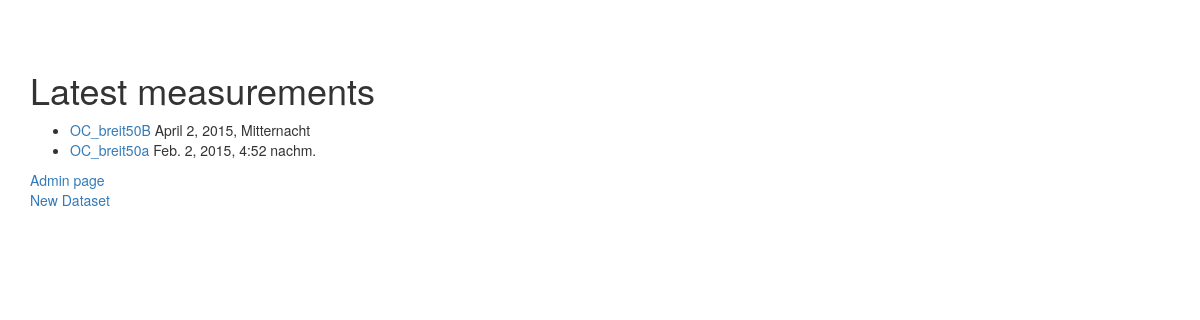
The page / on the database its author committed.
### stdb/models.py (models this page shows, shortened)
class Dataset(models.Model):
    name = models.CharField(max_length=200, unique=True)
    flask_name = models.CharField(max_length=200)
    formula = models.CharField(max_length=200)
    machine = models.CharField(max_length=200)
    operator = models.CharField(max_length=200, verbose_name='Who measured the structure?')
    measure_date = models.DateTimeField(verbose_name='date measured')
    received = models.DateField(verbose_name='date received', blank=True, null=True)
    output = models.DateField(verbose_name='date outgoing', blank=True, null=True)
    crystal_size_x = models.FloatField(max_length=4, default=0, blank=True,
                                       validators = [MinValueValidator(0), MaxValueValidator(500)])
    crystal_size_y = models.FloatField(max_length=4, default=0, blank=True,
                                       validators=[MinValueValidator(0), MaxValueValidator(500)])
    crystal_size_z = models.FloatField(max_length=4, default=0, blank=True,
                                       validators=[MinValueValidator(0), MaxValueValidator(500)])
    customer = models.CharField(max_length=100, blank=True)
    is_publishable = models.BooleanField(default=False)
    comment = models.TextField(max_length=2000, blank=True)
    cell_a = models.FloatField(max_length=8, default=0, verbose_name='a', validators = [MinValueValidator(0), MaxValueValidator(500)])
    cell_b = models.FloatField(max_length=8, default=0, verbose_name='b', validators=[MinValueValidator(0), MaxValueValidator(500)])
    cell_c = models.FloatField(max_length=8, default=0, verbose_name='c', validators=[MinValueValidator(0), MaxValueValidator(500)])
    alpha = models.FloatField(max_length=8, default=0, validators = [MinValueValidator(0), MaxValueValidator(180)])
    beta = models.FloatField(max_length=8, default=0, validators = [MinValueValidator(0), MaxValueValidator(180)])
    gamma = models.FloatField(max_length=8, default=0, validators = [MinValueValidator(0), MaxValueValidator(180)])
    R1_all = models.FloatField(max_length=5, default=0,
                               validators = [MinValueValidator(0), MaxValueValidator(1)], blank=True)
    wR2_all = models.FloatField(max_length=5, default=0,
                                validators = [MinValueValidator(0), MaxValueValidator(1)], blank=True)
    R1_2s = models.FloatField(max_length=5, default=0,
                              validators = [MinValueValidator(0), MaxValueValidator(1)], blank=True)
    wR2_2s = models.FloatField(max_length=5, default=0,
                               validators = [MinValueValidator(0), MaxValueValidator(1)], blank=True)
    density = models.FloatField(max_length=5, verbose_name='density (calc)', blank=True, null=True)
    mu = models.FloatField(max_length=5, verbose_name='absorption [mm-1]', blank=True, null=True)
    formular_weight = models.FloatField(max_length=8, verbose_name='Formular weight', blank=True, null=True)
    colour = models.CharField(max_length=20, blank=True)
    shape = models.CharField(max_length=20, blank=True)
    temperature = models.FloatField(max_length=5, verbose_name='Temperature [K]', blank=True, default=0, null=True)
    crystal_system = models.CharField(max_length=15, blank=True)
    space_group = models.CharField(max_length=15, blank=True)
    volume = models.FloatField(max_length=5, blank=True, null=True)
    z = models.IntegerField(blank=True, null=True)
    wavelength = models.FloatField(max_length=10, blank=True, null=True)
    radiation_type = models.CharField(max_length=18, blank=True)
    theta_min = models.FloatField(max_length=10, blank=True, null=True)
    theta_max = models.FloatField(max_length=10, blank=True, null=True)
    measured_refl = models.FloatField(max_length=10, blank=True, null=True)
    indep_refl = models.FloatField(max_length=20, blank=True, null=True)
    refl_used = models.FloatField(max_length=15, blank=True, null=True)
    r_int = models.FloatField(max_length=10, blank=True, null=True)
    parameters = models.FloatField(max_length=10, blank=True, null=True)
    restraints = models.FloatField(max_length=10, blank=True, null=True)
    peak = models.FloatField(max_length=10, blank=True, null=True)
    hole = models.FloatField(max_length=10, blank=True, null=True)
    goof = models.FloatField(max_length=10, blank=True, null=True)
    cif_file = models.FileField(upload_to=get_filename, verbose_name='CIF File', null=True, blank=True)
    res_file = models.FileField(upload_to=get_filename, verbose_name='RES File', null=True, blank=True)
    cell_a.short_description = 'Unit Cell Parameter a'
    cell_b.short_description = 'Unit Cell Parameter b'
    cell_c.short_description = 'Unit Cell Parameter c'
    alpha.short_description = 'Unit Cell Parameter alpha'
    beta.short_description = 'Unit Cell Parameter beta'
    gamma.short_description = 'Unit Cell Parameter gamma'
    z.empty_value_display = '?'
    class Meta:
        ordering = ['-measure_date', '-name']
    def get_absolute_url(self):
        return reverse('stdb:detail', kwargs={'pk': self.id})
    def was_measured_recently(self):
        now = timezone.now()
        return now - datetime.timedelta(days=7) <= self.measure_date <= now
    is_publishable.short_description = 'publishable?'
    is_publishable.boolean = True
    was_measured_recently.admin_order_field = 'measure_date'
    was_measured_recently.boolean = True
    was_measured_recently.short_description = 'Measured recently?'
    def publishable(self):
        if self.is_publishable:
            return True
        else:
            return False

### stdb/views.py (the view)
# urls.py: url(r'^$', views.index_view, name='index'),
def index_view(request):
    list_of_measurements = Dataset.objects.filter(measure_date__lte=timezone.now())#[:2]
    context = {
        'latest_measurement_list': list_of_measurements
    }
    return render(request, 'data_list.html', context)

### stdb/templates/data_list.html (shortened to what this page needs)
{% extends "base.html" %}
{% block content %}
    {% block title %}
        <h1>Latest measurements</h1>
    {% endblock %}
    <ul>
    {% for dataset in latest_measurement_list %}
        <li><a href="{{ dataset.get_absolute_url }}">{{ dataset.name }}</a> {{ dataset.measure_date }}</li>
    {% endfor %}
    </ul>
    <a href="{% url 'admin:index' %}">Admin page</a>
    <br>
    <a href="{% url 'stdb:new' %}">New Dataset</a>
{% endblock content %}

### rows shown on the page
Dataset: name "OC_breit50B", measure_date "April 2, 2015, Mitternacht"
Dataset: name "OC_breit50a", measure_date "Feb. 2, 2015, 4:52 nachm."
